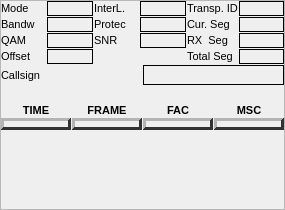
<?xml version="1.0" encoding="UTF-8"?>
<ui version="4.0">
 <class>drmStatusFrame</class>
 <widget class="QFrame" name="drmStatusFrame">
  <property name="geometry">
   <rect>
    <x>0</x>
    <y>0</y>
    <width>285</width>
    <height>210</height>
   </rect>
  </property>
  <property name="sizePolicy">
   <sizepolicy hsizetype="Preferred" vsizetype="Preferred">
    <horstretch>0</horstretch>
    <verstretch>0</verstretch>
   </sizepolicy>
  </property>
  <property name="minimumSize">
   <size>
    <width>0</width>
    <height>0</height>
   </size>
  </property>
  <property name="font">
   <font>
    <pointsize>8</pointsize>
   </font>
  </property>
  <property name="windowTitle">
   <string>Frame</string>
  </property>
  <property name="frameShape">
   <enum>QFrame::StyledPanel</enum>
  </property>
  <property name="frameShadow">
   <enum>QFrame::Raised</enum>
  </property>
  <layout class="QVBoxLayout" name="verticalLayout" stretch="0,0,0,0,1">
   <property name="spacing">
    <number>1</number>
   </property>
   <property name="leftMargin">
    <number>0</number>
   </property>
   <property name="topMargin">
    <number>0</number>
   </property>
   <property name="rightMargin">
    <number>0</number>
   </property>
   <property name="bottomMargin">
    <number>0</number>
   </property>
   <item>
    <layout class="QGridLayout" name="gridLayout">
     <property name="verticalSpacing">
      <number>1</number>
     </property>
     <item row="3" column="0">
      <widget class="QLabel" name="offsetLabel">
       <property name="minimumSize">
        <size>
         <width>0</width>
         <height>15</height>
        </size>
       </property>
       <property name="text">
        <string>Offset</string>
       </property>
      </widget>
     </item>
     <item row="1" column="1">
      <widget class="QLabel" name="bandwidthEdit">
       <property name="minimumSize">
        <size>
         <width>40</width>
         <height>0</height>
        </size>
       </property>
       <property name="frameShape">
        <enum>QFrame::Box</enum>
       </property>
       <property name="text">
        <string/>
       </property>
      </widget>
     </item>
     <item row="0" column="2">
      <widget class="QLabel" name="interleaveLabel">
       <property name="minimumSize">
        <size>
         <width>0</width>
         <height>15</height>
        </size>
       </property>
       <property name="text">
        <string>InterL.</string>
       </property>
      </widget>
     </item>
     <item row="1" column="0">
      <widget class="QLabel" name="bandwidthLabel">
       <property name="text">
        <string>Bandw</string>
       </property>
      </widget>
     </item>
     <item row="2" column="4">
      <widget class="QLabel" name="rxSegmentsLabel">
       <property name="minimumSize">
        <size>
         <width>0</width>
         <height>15</height>
        </size>
       </property>
       <property name="text">
        <string>RX  Seg</string>
       </property>
      </widget>
     </item>
     <item row="1" column="4">
      <widget class="QLabel" name="curSegmentLabel">
       <property name="text">
        <string>Cur. Seg</string>
       </property>
      </widget>
     </item>
     <item row="2" column="5">
      <widget class="QLabel" name="rxSegmentsEdit">
       <property name="minimumSize">
        <size>
         <width>40</width>
         <height>0</height>
        </size>
       </property>
       <property name="frameShape">
        <enum>QFrame::Box</enum>
       </property>
       <property name="text">
        <string/>
       </property>
      </widget>
     </item>
     <item row="1" column="3">
      <widget class="QLabel" name="protectionEdit">
       <property name="minimumSize">
        <size>
         <width>40</width>
         <height>0</height>
        </size>
       </property>
       <property name="frameShape">
        <enum>QFrame::Box</enum>
       </property>
       <property name="text">
        <string/>
       </property>
      </widget>
     </item>
     <item row="2" column="0">
      <widget class="QLabel" name="qamLabel">
       <property name="text">
        <string>QAM</string>
       </property>
      </widget>
     </item>
     <item row="0" column="1">
      <widget class="QLabel" name="modeEdit">
       <property name="minimumSize">
        <size>
         <width>40</width>
         <height>0</height>
        </size>
       </property>
       <property name="frameShape">
        <enum>QFrame::Box</enum>
       </property>
       <property name="text">
        <string/>
       </property>
      </widget>
     </item>
     <item row="0" column="5">
      <widget class="QLabel" name="transportIDEdit">
       <property name="minimumSize">
        <size>
         <width>40</width>
         <height>0</height>
        </size>
       </property>
       <property name="frameShape">
        <enum>QFrame::Box</enum>
       </property>
       <property name="text">
        <string/>
       </property>
      </widget>
     </item>
     <item row="1" column="2">
      <widget class="QLabel" name="protectionLabel">
       <property name="text">
        <string>Protec</string>
       </property>
      </widget>
     </item>
     <item row="3" column="4">
      <widget class="QLabel" name="totalSegmentsLabel">
       <property name="text">
        <string>Total Seg</string>
       </property>
      </widget>
     </item>
     <item row="2" column="3">
      <widget class="QLabel" name="snrEdit">
       <property name="minimumSize">
        <size>
         <width>40</width>
         <height>0</height>
        </size>
       </property>
       <property name="frameShape">
        <enum>QFrame::Box</enum>
       </property>
       <property name="text">
        <string/>
       </property>
      </widget>
     </item>
     <item row="2" column="2">
      <widget class="QLabel" name="snrLabel">
       <property name="text">
        <string>SNR</string>
       </property>
      </widget>
     </item>
     <item row="0" column="0">
      <widget class="QLabel" name="modeLabel">
       <property name="minimumSize">
        <size>
         <width>0</width>
         <height>15</height>
        </size>
       </property>
       <property name="text">
        <string>Mode</string>
       </property>
      </widget>
     </item>
     <item row="3" column="5">
      <widget class="QLabel" name="totalSegmentsEdit">
       <property name="minimumSize">
        <size>
         <width>40</width>
         <height>0</height>
        </size>
       </property>
       <property name="frameShape">
        <enum>QFrame::Box</enum>
       </property>
       <property name="text">
        <string/>
       </property>
      </widget>
     </item>
     <item row="0" column="3">
      <widget class="QLabel" name="interleaveEdit">
       <property name="minimumSize">
        <size>
         <width>40</width>
         <height>0</height>
        </size>
       </property>
       <property name="frameShape">
        <enum>QFrame::Box</enum>
       </property>
       <property name="text">
        <string/>
       </property>
      </widget>
     </item>
     <item row="3" column="1">
      <widget class="QLabel" name="offsetEdit">
       <property name="minimumSize">
        <size>
         <width>40</width>
         <height>0</height>
        </size>
       </property>
       <property name="frameShape">
        <enum>QFrame::Box</enum>
       </property>
       <property name="text">
        <string/>
       </property>
      </widget>
     </item>
     <item row="2" column="1">
      <widget class="QLabel" name="qamEdit">
       <property name="minimumSize">
        <size>
         <width>40</width>
         <height>0</height>
        </size>
       </property>
       <property name="frameShape">
        <enum>QFrame::Box</enum>
       </property>
       <property name="text">
        <string/>
       </property>
      </widget>
     </item>
     <item row="0" column="4">
      <widget class="QLabel" name="transportIDLabel">
       <property name="text">
        <string>Transp. ID</string>
       </property>
      </widget>
     </item>
     <item row="1" column="5">
      <widget class="QLabel" name="currentSegmentEdit">
       <property name="minimumSize">
        <size>
         <width>40</width>
         <height>0</height>
        </size>
       </property>
       <property name="frameShape">
        <enum>QFrame::Box</enum>
       </property>
       <property name="text">
        <string/>
       </property>
      </widget>
     </item>
    </layout>
   </item>
   <item>
    <layout class="QHBoxLayout" name="horizontalLayout">
     <item>
      <widget class="QLabel" name="callsignLabel">
       <property name="text">
        <string>Callsign</string>
       </property>
      </widget>
     </item>
     <item>
      <widget class="QLabel" name="callEdit">
       <property name="font">
        <font>
         <pointsize>12</pointsize>
         <weight>75</weight>
         <bold>true</bold>
        </font>
       </property>
       <property name="frameShape">
        <enum>QFrame::Box</enum>
       </property>
       <property name="text">
        <string/>
       </property>
       <property name="alignment">
        <set>Qt::AlignCenter</set>
       </property>
      </widget>
     </item>
    </layout>
   </item>
   <item>
    <widget class="drmSegmentsView" name="blocksReceivedLabel">
     <property name="minimumSize">
      <size>
       <width>0</width>
       <height>17</height>
      </size>
     </property>
     <property name="maximumSize">
      <size>
       <width>16777215</width>
       <height>17</height>
      </size>
     </property>
     <property name="autoFillBackground">
      <bool>false</bool>
     </property>
     <property name="text">
      <string/>
     </property>
    </widget>
   </item>
   <item>
    <layout class="QHBoxLayout" name="horizontalLayout_2">
     <property name="spacing">
      <number>2</number>
     </property>
     <item>
      <layout class="QGridLayout" name="gridLayout_2">
       <property name="spacing">
        <number>1</number>
       </property>
       <item row="1" column="0">
        <widget class="QLabel" name="timeLED">
         <property name="minimumSize">
          <size>
           <width>50</width>
           <height>12</height>
          </size>
         </property>
         <property name="maximumSize">
          <size>
           <width>1000</width>
           <height>12</height>
          </size>
         </property>
         <property name="palette">
          <palette>
           <active>
            <colorrole role="WindowText">
             <brush brushstyle="SolidPattern">
              <color alpha="255">
               <red>76</red>
               <green>76</green>
               <blue>76</blue>
              </color>
             </brush>
            </colorrole>
            <colorrole role="Light">
             <brush brushstyle="SolidPattern">
              <color alpha="255">
               <red>180</red>
               <green>180</green>
               <blue>180</blue>
              </color>
             </brush>
            </colorrole>
            <colorrole role="Dark">
             <brush brushstyle="SolidPattern">
              <color alpha="255">
               <red>50</red>
               <green>50</green>
               <blue>50</blue>
              </color>
             </brush>
            </colorrole>
            <colorrole role="Text">
             <brush brushstyle="SolidPattern">
              <color alpha="255">
               <red>60</red>
               <green>60</green>
               <blue>60</blue>
              </color>
             </brush>
            </colorrole>
            <colorrole role="ButtonText">
             <brush brushstyle="SolidPattern">
              <color alpha="255">
               <red>76</red>
               <green>76</green>
               <blue>76</blue>
              </color>
             </brush>
            </colorrole>
           </active>
           <inactive>
            <colorrole role="WindowText">
             <brush brushstyle="SolidPattern">
              <color alpha="255">
               <red>76</red>
               <green>76</green>
               <blue>76</blue>
              </color>
             </brush>
            </colorrole>
            <colorrole role="Light">
             <brush brushstyle="SolidPattern">
              <color alpha="255">
               <red>180</red>
               <green>180</green>
               <blue>180</blue>
              </color>
             </brush>
            </colorrole>
            <colorrole role="Dark">
             <brush brushstyle="SolidPattern">
              <color alpha="255">
               <red>50</red>
               <green>50</green>
               <blue>50</blue>
              </color>
             </brush>
            </colorrole>
            <colorrole role="Text">
             <brush brushstyle="SolidPattern">
              <color alpha="255">
               <red>60</red>
               <green>60</green>
               <blue>60</blue>
              </color>
             </brush>
            </colorrole>
            <colorrole role="ButtonText">
             <brush brushstyle="SolidPattern">
              <color alpha="255">
               <red>76</red>
               <green>76</green>
               <blue>76</blue>
              </color>
             </brush>
            </colorrole>
           </inactive>
           <disabled>
            <colorrole role="WindowText">
             <brush brushstyle="SolidPattern">
              <color alpha="255">
               <red>50</red>
               <green>50</green>
               <blue>50</blue>
              </color>
             </brush>
            </colorrole>
            <colorrole role="Light">
             <brush brushstyle="SolidPattern">
              <color alpha="255">
               <red>180</red>
               <green>180</green>
               <blue>180</blue>
              </color>
             </brush>
            </colorrole>
            <colorrole role="Dark">
             <brush brushstyle="SolidPattern">
              <color alpha="255">
               <red>50</red>
               <green>50</green>
               <blue>50</blue>
              </color>
             </brush>
            </colorrole>
            <colorrole role="Text">
             <brush brushstyle="SolidPattern">
              <color alpha="255">
               <red>50</red>
               <green>50</green>
               <blue>50</blue>
              </color>
             </brush>
            </colorrole>
            <colorrole role="ButtonText">
             <brush brushstyle="SolidPattern">
              <color alpha="255">
               <red>50</red>
               <green>50</green>
               <blue>50</blue>
              </color>
             </brush>
            </colorrole>
           </disabled>
          </palette>
         </property>
         <property name="font">
          <font>
           <pointsize>8</pointsize>
           <weight>75</weight>
           <italic>false</italic>
           <bold>true</bold>
          </font>
         </property>
         <property name="autoFillBackground">
          <bool>true</bool>
         </property>
         <property name="frameShape">
          <enum>QFrame::Panel</enum>
         </property>
         <property name="frameShadow">
          <enum>QFrame::Raised</enum>
         </property>
         <property name="lineWidth">
          <number>3</number>
         </property>
         <property name="text">
          <string/>
         </property>
         <property name="alignment">
          <set>Qt::AlignCenter</set>
         </property>
        </widget>
       </item>
       <item row="0" column="1">
        <widget class="QLabel" name="frameLedLabel">
         <property name="font">
          <font>
           <pointsize>8</pointsize>
           <weight>75</weight>
           <bold>true</bold>
          </font>
         </property>
         <property name="text">
          <string>FRAME</string>
         </property>
         <property name="alignment">
          <set>Qt::AlignCenter</set>
         </property>
        </widget>
       </item>
       <item row="1" column="2">
        <widget class="QLabel" name="facLED">
         <property name="minimumSize">
          <size>
           <width>50</width>
           <height>12</height>
          </size>
         </property>
         <property name="maximumSize">
          <size>
           <width>1000</width>
           <height>12</height>
          </size>
         </property>
         <property name="palette">
          <palette>
           <active>
            <colorrole role="WindowText">
             <brush brushstyle="SolidPattern">
              <color alpha="255">
               <red>76</red>
               <green>76</green>
               <blue>76</blue>
              </color>
             </brush>
            </colorrole>
            <colorrole role="Light">
             <brush brushstyle="SolidPattern">
              <color alpha="255">
               <red>180</red>
               <green>180</green>
               <blue>180</blue>
              </color>
             </brush>
            </colorrole>
            <colorrole role="Dark">
             <brush brushstyle="SolidPattern">
              <color alpha="255">
               <red>50</red>
               <green>50</green>
               <blue>50</blue>
              </color>
             </brush>
            </colorrole>
            <colorrole role="Text">
             <brush brushstyle="SolidPattern">
              <color alpha="255">
               <red>60</red>
               <green>60</green>
               <blue>60</blue>
              </color>
             </brush>
            </colorrole>
            <colorrole role="ButtonText">
             <brush brushstyle="SolidPattern">
              <color alpha="255">
               <red>76</red>
               <green>76</green>
               <blue>76</blue>
              </color>
             </brush>
            </colorrole>
           </active>
           <inactive>
            <colorrole role="WindowText">
             <brush brushstyle="SolidPattern">
              <color alpha="255">
               <red>76</red>
               <green>76</green>
               <blue>76</blue>
              </color>
             </brush>
            </colorrole>
            <colorrole role="Light">
             <brush brushstyle="SolidPattern">
              <color alpha="255">
               <red>180</red>
               <green>180</green>
               <blue>180</blue>
              </color>
             </brush>
            </colorrole>
            <colorrole role="Dark">
             <brush brushstyle="SolidPattern">
              <color alpha="255">
               <red>50</red>
               <green>50</green>
               <blue>50</blue>
              </color>
             </brush>
            </colorrole>
            <colorrole role="Text">
             <brush brushstyle="SolidPattern">
              <color alpha="255">
               <red>60</red>
               <green>60</green>
               <blue>60</blue>
              </color>
             </brush>
            </colorrole>
            <colorrole role="ButtonText">
             <brush brushstyle="SolidPattern">
              <color alpha="255">
               <red>76</red>
               <green>76</green>
               <blue>76</blue>
              </color>
             </brush>
            </colorrole>
           </inactive>
           <disabled>
            <colorrole role="WindowText">
             <brush brushstyle="SolidPattern">
              <color alpha="255">
               <red>50</red>
               <green>50</green>
               <blue>50</blue>
              </color>
             </brush>
            </colorrole>
            <colorrole role="Light">
             <brush brushstyle="SolidPattern">
              <color alpha="255">
               <red>180</red>
               <green>180</green>
               <blue>180</blue>
              </color>
             </brush>
            </colorrole>
            <colorrole role="Dark">
             <brush brushstyle="SolidPattern">
              <color alpha="255">
               <red>50</red>
               <green>50</green>
               <blue>50</blue>
              </color>
             </brush>
            </colorrole>
            <colorrole role="Text">
             <brush brushstyle="SolidPattern">
              <color alpha="255">
               <red>50</red>
               <green>50</green>
               <blue>50</blue>
              </color>
             </brush>
            </colorrole>
            <colorrole role="ButtonText">
             <brush brushstyle="SolidPattern">
              <color alpha="255">
               <red>50</red>
               <green>50</green>
               <blue>50</blue>
              </color>
             </brush>
            </colorrole>
           </disabled>
          </palette>
         </property>
         <property name="font">
          <font>
           <pointsize>8</pointsize>
           <weight>75</weight>
           <italic>false</italic>
           <bold>true</bold>
          </font>
         </property>
         <property name="autoFillBackground">
          <bool>true</bool>
         </property>
         <property name="frameShape">
          <enum>QFrame::Panel</enum>
         </property>
         <property name="frameShadow">
          <enum>QFrame::Raised</enum>
         </property>
         <property name="lineWidth">
          <number>3</number>
         </property>
         <property name="text">
          <string/>
         </property>
         <property name="alignment">
          <set>Qt::AlignCenter</set>
         </property>
        </widget>
       </item>
       <item row="1" column="3">
        <widget class="QLabel" name="mscLED">
         <property name="minimumSize">
          <size>
           <width>50</width>
           <height>12</height>
          </size>
         </property>
         <property name="maximumSize">
          <size>
           <width>1000</width>
           <height>12</height>
          </size>
         </property>
         <property name="palette">
          <palette>
           <active>
            <colorrole role="WindowText">
             <brush brushstyle="SolidPattern">
              <color alpha="255">
               <red>76</red>
               <green>76</green>
               <blue>76</blue>
              </color>
             </brush>
            </colorrole>
            <colorrole role="Light">
             <brush brushstyle="SolidPattern">
              <color alpha="255">
               <red>180</red>
               <green>180</green>
               <blue>180</blue>
              </color>
             </brush>
            </colorrole>
            <colorrole role="Dark">
             <brush brushstyle="SolidPattern">
              <color alpha="255">
               <red>50</red>
               <green>50</green>
               <blue>50</blue>
              </color>
             </brush>
            </colorrole>
            <colorrole role="Text">
             <brush brushstyle="SolidPattern">
              <color alpha="255">
               <red>60</red>
               <green>60</green>
               <blue>60</blue>
              </color>
             </brush>
            </colorrole>
            <colorrole role="ButtonText">
             <brush brushstyle="SolidPattern">
              <color alpha="255">
               <red>76</red>
               <green>76</green>
               <blue>76</blue>
              </color>
             </brush>
            </colorrole>
           </active>
           <inactive>
            <colorrole role="WindowText">
             <brush brushstyle="SolidPattern">
              <color alpha="255">
               <red>76</red>
               <green>76</green>
               <blue>76</blue>
              </color>
             </brush>
            </colorrole>
            <colorrole role="Light">
             <brush brushstyle="SolidPattern">
              <color alpha="255">
               <red>180</red>
               <green>180</green>
               <blue>180</blue>
              </color>
             </brush>
            </colorrole>
            <colorrole role="Dark">
             <brush brushstyle="SolidPattern">
              <color alpha="255">
               <red>50</red>
               <green>50</green>
               <blue>50</blue>
              </color>
             </brush>
            </colorrole>
            <colorrole role="Text">
             <brush brushstyle="SolidPattern">
              <color alpha="255">
               <red>60</red>
               <green>60</green>
               <blue>60</blue>
              </color>
             </brush>
            </colorrole>
            <colorrole role="ButtonText">
             <brush brushstyle="SolidPattern">
              <color alpha="255">
               <red>76</red>
               <green>76</green>
               <blue>76</blue>
              </color>
             </brush>
            </colorrole>
           </inactive>
           <disabled>
            <colorrole role="WindowText">
             <brush brushstyle="SolidPattern">
              <color alpha="255">
               <red>50</red>
               <green>50</green>
               <blue>50</blue>
              </color>
             </brush>
            </colorrole>
            <colorrole role="Light">
             <brush brushstyle="SolidPattern">
              <color alpha="255">
               <red>180</red>
               <green>180</green>
               <blue>180</blue>
              </color>
             </brush>
            </colorrole>
            <colorrole role="Dark">
             <brush brushstyle="SolidPattern">
              <color alpha="255">
               <red>50</red>
               <green>50</green>
               <blue>50</blue>
              </color>
             </brush>
            </colorrole>
            <colorrole role="Text">
             <brush brushstyle="SolidPattern">
              <color alpha="255">
               <red>50</red>
               <green>50</green>
               <blue>50</blue>
              </color>
             </brush>
            </colorrole>
            <colorrole role="ButtonText">
             <brush brushstyle="SolidPattern">
              <color alpha="255">
               <red>50</red>
               <green>50</green>
               <blue>50</blue>
              </color>
             </brush>
            </colorrole>
           </disabled>
          </palette>
         </property>
         <property name="font">
          <font>
           <pointsize>8</pointsize>
           <weight>75</weight>
           <italic>false</italic>
           <bold>true</bold>
          </font>
         </property>
         <property name="autoFillBackground">
          <bool>true</bool>
         </property>
         <property name="frameShape">
          <enum>QFrame::Panel</enum>
         </property>
         <property name="frameShadow">
          <enum>QFrame::Raised</enum>
         </property>
         <property name="lineWidth">
          <number>3</number>
         </property>
         <property name="text">
          <string/>
         </property>
         <property name="alignment">
          <set>Qt::AlignCenter</set>
         </property>
        </widget>
       </item>
       <item row="0" column="0">
        <widget class="QLabel" name="timeLEDLabel">
         <property name="font">
          <font>
           <pointsize>8</pointsize>
           <weight>75</weight>
           <bold>true</bold>
          </font>
         </property>
         <property name="text">
          <string>TIME</string>
         </property>
         <property name="alignment">
          <set>Qt::AlignCenter</set>
         </property>
        </widget>
       </item>
       <item row="0" column="2">
        <widget class="QLabel" name="facLEDLabel">
         <property name="font">
          <font>
           <pointsize>8</pointsize>
           <weight>75</weight>
           <bold>true</bold>
          </font>
         </property>
         <property name="text">
          <string>FAC</string>
         </property>
         <property name="alignment">
          <set>Qt::AlignCenter</set>
         </property>
        </widget>
       </item>
       <item row="0" column="3">
        <widget class="QLabel" name="mscLEDLabel">
         <property name="minimumSize">
          <size>
           <width>40</width>
           <height>0</height>
          </size>
         </property>
         <property name="font">
          <font>
           <pointsize>8</pointsize>
           <weight>75</weight>
           <bold>true</bold>
          </font>
         </property>
         <property name="text">
          <string>MSC</string>
         </property>
         <property name="alignment">
          <set>Qt::AlignCenter</set>
         </property>
        </widget>
       </item>
       <item row="1" column="1">
        <widget class="QLabel" name="frameLED">
         <property name="minimumSize">
          <size>
           <width>50</width>
           <height>12</height>
          </size>
         </property>
         <property name="maximumSize">
          <size>
           <width>1000</width>
           <height>12</height>
          </size>
         </property>
         <property name="palette">
          <palette>
           <active>
            <colorrole role="WindowText">
             <brush brushstyle="SolidPattern">
              <color alpha="255">
               <red>76</red>
               <green>76</green>
               <blue>76</blue>
              </color>
             </brush>
            </colorrole>
            <colorrole role="Light">
             <brush brushstyle="SolidPattern">
              <color alpha="255">
               <red>180</red>
               <green>180</green>
               <blue>180</blue>
              </color>
             </brush>
            </colorrole>
            <colorrole role="Dark">
             <brush brushstyle="SolidPattern">
              <color alpha="255">
               <red>50</red>
               <green>50</green>
               <blue>50</blue>
              </color>
             </brush>
            </colorrole>
            <colorrole role="Text">
             <brush brushstyle="SolidPattern">
              <color alpha="255">
               <red>60</red>
               <green>60</green>
               <blue>60</blue>
              </color>
             </brush>
            </colorrole>
            <colorrole role="ButtonText">
             <brush brushstyle="SolidPattern">
              <color alpha="255">
               <red>76</red>
               <green>76</green>
               <blue>76</blue>
              </color>
             </brush>
            </colorrole>
           </active>
           <inactive>
            <colorrole role="WindowText">
             <brush brushstyle="SolidPattern">
              <color alpha="255">
               <red>76</red>
               <green>76</green>
               <blue>76</blue>
              </color>
             </brush>
            </colorrole>
            <colorrole role="Light">
             <brush brushstyle="SolidPattern">
              <color alpha="255">
               <red>180</red>
               <green>180</green>
               <blue>180</blue>
              </color>
             </brush>
            </colorrole>
            <colorrole role="Dark">
             <brush brushstyle="SolidPattern">
              <color alpha="255">
               <red>50</red>
               <green>50</green>
               <blue>50</blue>
              </color>
             </brush>
            </colorrole>
            <colorrole role="Text">
             <brush brushstyle="SolidPattern">
              <color alpha="255">
               <red>60</red>
               <green>60</green>
               <blue>60</blue>
              </color>
             </brush>
            </colorrole>
            <colorrole role="ButtonText">
             <brush brushstyle="SolidPattern">
              <color alpha="255">
               <red>76</red>
               <green>76</green>
               <blue>76</blue>
              </color>
             </brush>
            </colorrole>
           </inactive>
           <disabled>
            <colorrole role="WindowText">
             <brush brushstyle="SolidPattern">
              <color alpha="255">
               <red>50</red>
               <green>50</green>
               <blue>50</blue>
              </color>
             </brush>
            </colorrole>
            <colorrole role="Light">
             <brush brushstyle="SolidPattern">
              <color alpha="255">
               <red>180</red>
               <green>180</green>
               <blue>180</blue>
              </color>
             </brush>
            </colorrole>
            <colorrole role="Dark">
             <brush brushstyle="SolidPattern">
              <color alpha="255">
               <red>50</red>
               <green>50</green>
               <blue>50</blue>
              </color>
             </brush>
            </colorrole>
            <colorrole role="Text">
             <brush brushstyle="SolidPattern">
              <color alpha="255">
               <red>50</red>
               <green>50</green>
               <blue>50</blue>
              </color>
             </brush>
            </colorrole>
            <colorrole role="ButtonText">
             <brush brushstyle="SolidPattern">
              <color alpha="255">
               <red>50</red>
               <green>50</green>
               <blue>50</blue>
              </color>
             </brush>
            </colorrole>
           </disabled>
          </palette>
         </property>
         <property name="font">
          <font>
           <pointsize>8</pointsize>
           <weight>75</weight>
           <italic>false</italic>
           <bold>true</bold>
          </font>
         </property>
         <property name="autoFillBackground">
          <bool>true</bool>
         </property>
         <property name="frameShape">
          <enum>QFrame::Panel</enum>
         </property>
         <property name="frameShadow">
          <enum>QFrame::Raised</enum>
         </property>
         <property name="lineWidth">
          <number>3</number>
         </property>
         <property name="text">
          <string/>
         </property>
         <property name="alignment">
          <set>Qt::AlignCenter</set>
         </property>
        </widget>
       </item>
      </layout>
     </item>
    </layout>
   </item>
   <item>
    <spacer name="verticalSpacer">
     <property name="orientation">
      <enum>Qt::Vertical</enum>
     </property>
     <property name="sizeHint" stdset="0">
      <size>
       <width>20</width>
       <height>40</height>
      </size>
     </property>
    </spacer>
   </item>
  </layout>
 </widget>
 <customwidgets>
  <customwidget>
   <class>drmSegmentsView</class>
   <extends>QLabel</extends>
   <header>drmsegmentsview.h</header>
  </customwidget>
 </customwidgets>
 <resources/>
 <connections/>
</ui>
